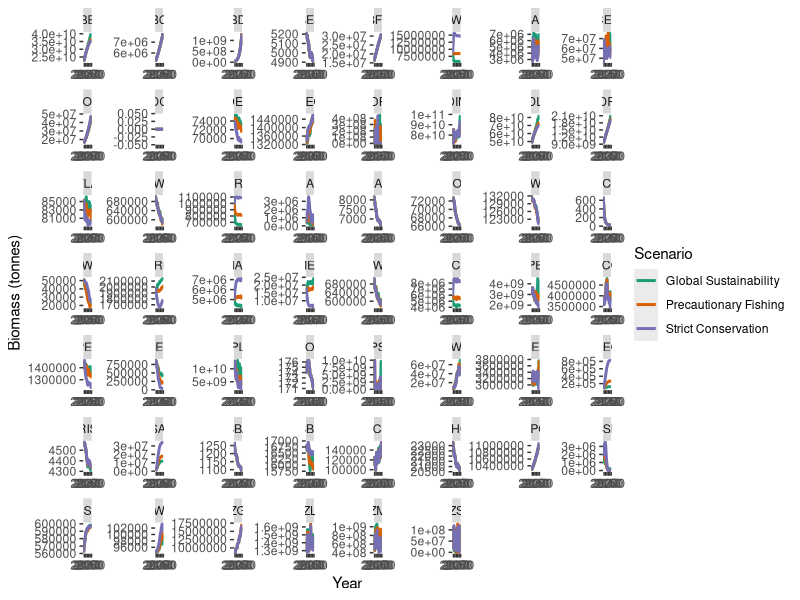
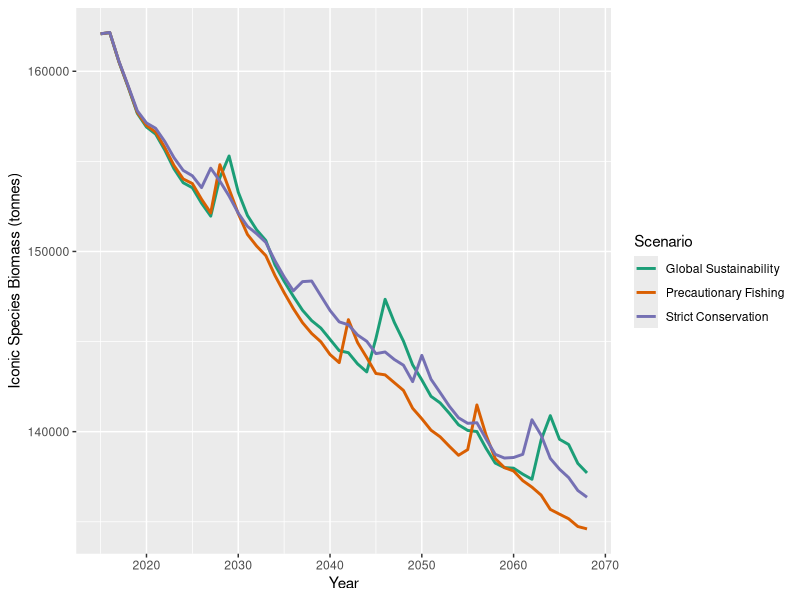

The R script that drew these images, in order:
library(tidyverse)
fmsy0_data<- read.csv("chapter_4/biomass/fmsy0_biomass.csv")
fmsy1_data<- read.csv("chapter_4/biomass/fmsy1_biomass.csv")
fmsy11_data<- read.csv("chapter_4/biomass/fmsy11_biomass.csv")
fmsy08_data<- read.csv("chapter_4/biomass/fmsy08_biomass.csv")
fmsy06_data<- read.csv("chapter_4/biomass/fmsy06_biomass.csv")

fmsy0_data %>% gather("species", "biomass", 2:55) %>% mutate(scenario="Strict Conservation")->fmsy0_data
fmsy1_data %>% gather("species", "biomass", 2:55) %>% mutate(scenario="Global Sustainability")->fmsy1_data
fmsy11_data %>% gather("species", "biomass", 2:55) %>% mutate(scenario="fmsy11")->fmsy11_data
fmsy08_data %>% gather("species", "biomass", 2:55) %>% mutate(scenario="fmsy08")->fmsy08_data
fmsy06_data %>% gather("species", "biomass", 2:55) %>% mutate(scenario="Precautionary Fishing")->fmsy06_data


biomass<- rbind(fmsy0_data, fmsy1_data, fmsy06_data)

biomass%>% filter(Year>2014)->biomass

legend_title<- "Scenario"

ggplot(biomass, aes(Year, biomass)) +geom_line(aes(colour=scenario), lwd=1)+
  scale_color_brewer(legend_title, palette="Dark2")+
  facet_wrap(~species, scales = "free")+
  ylab("Biomass (tonnes)")

####Iconic Species Abundance######

iconic<- biomass %>% filter(species %in% c('POB', 'KWH', 'SWH', 'HWH', 'MWH', 'FWH', 'BES', 'HOS', 'RIS', 'SBA', 'SBB')) %>%
  group_by(scenario, Year) %>% mutate(iconic_biomass=mean(biomass)) %>% select(Year, scenario, iconic_biomass) %>% unique()

ggplot(iconic, aes(Year, iconic_biomass)) +geom_line(aes(colour=scenario), lwd=1)+
  scale_color_brewer(legend_title, palette="Dark2")+
  ylab("Iconic Species Biomass (tonnes)")

write.csv(iconic, "chapter_4/biomass/iconic_species.csv")
